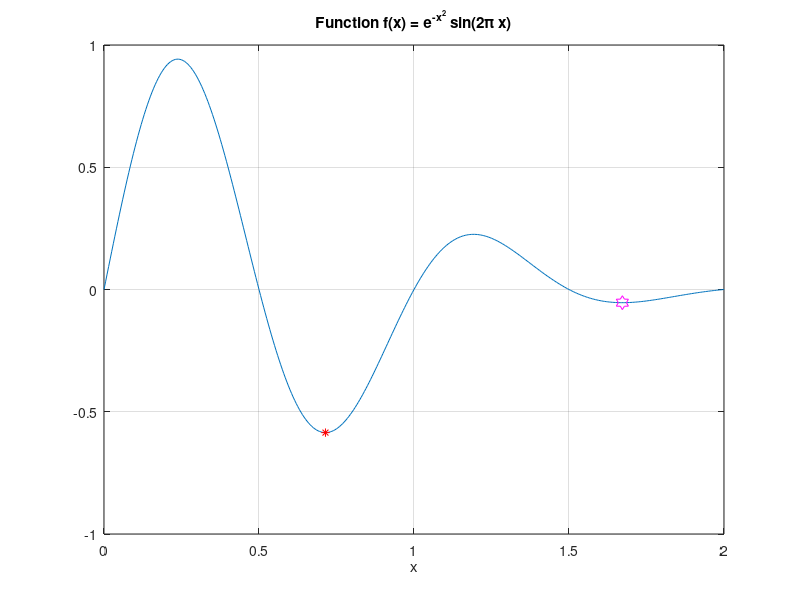
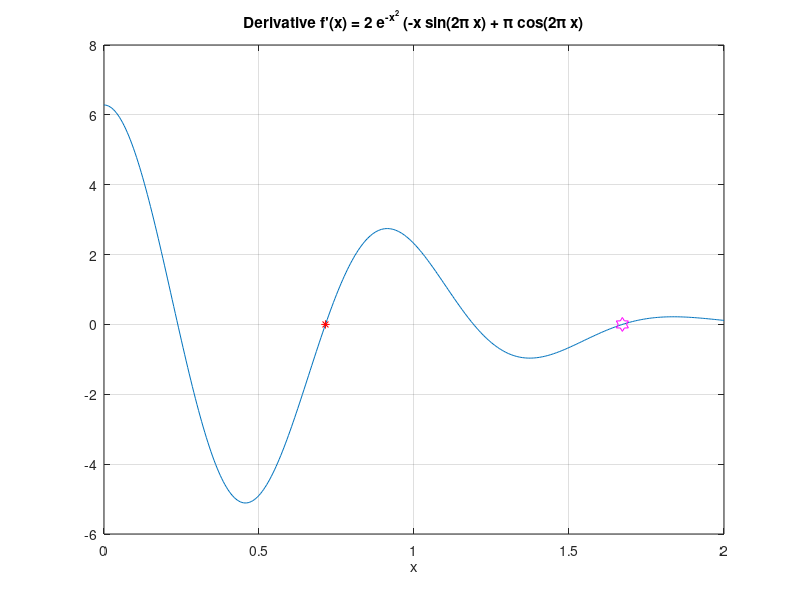

Reproduce these figures in MATLAB, in order.
% MATH2089: File = nle2.m
% Nonlinear equations example 2 - finding minimum

format compact

% Define function
func = @(x) exp(-x.^2) .* sin(2*pi*x);
deriv = @(x) (-2*x).*exp(-x.^2).*sin(2*pi*x) + (2*pi)*exp(-x.^2).*cos(2*pi*x);

% Starting point for root on [0.5, 1]
x0 = 0.75
x1 = fzero(deriv, x0)
f1 = func(x1)
df1 = deriv(x1)

% Starting point for root on [1.5, 2]
x0 = 1.75
x2 = fzero(deriv, x0)
f2 = func(x2)
df2 = deriv(x2)

xplt = linspace(0, 2, 401);
fplt = func(xplt);
dfplt = deriv(xplt);
figure(1)
plot(xplt, fplt, x1, f1, 'r*', x2, f2, 'mh', 'MarkerSize', 10)
grid on
xlabel('x')
title('Function f(x) = e^{-x^2} sin(2\pi x)')
figure(2)
plot(xplt, dfplt, x1, df1, 'r*', x2, df2, 'mh', 'MarkerSize', 10)
grid on
xlabel('x')
title('Derivative f''(x) = 2 e^{-x^2} (-x sin(2\pi x) + \pi cos(2\pi x)')
